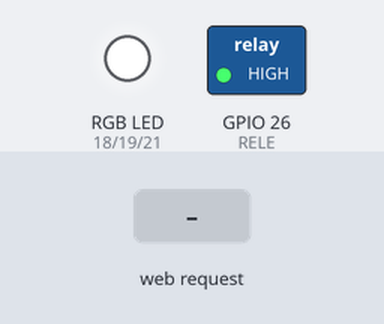
Recording of a program running on a simulated ESP32. On the bench: switched loads named in the program (green lamp = pin HIGH), an RGB LED mixed from three pins (HIGH = lit). The test bench sets the inputs (shaded band). Dim RGB values are drawn brighter than linear; WiFi joins after 1.5 s; servers stay silent unless stated; not simulated (calls return 0 or success): secrets.h; what the program prints to the serial monitor is not drawn.

Above: at 4.2 s.
4.3 s: HTTP request GET /cor?r=1&g=1&b=1 received
At 6.4 s:
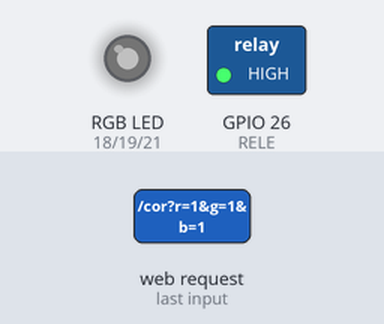
7.3 s: HTTP request GET /cor?r=120&g=120&b=120 received
At 9.9 s:
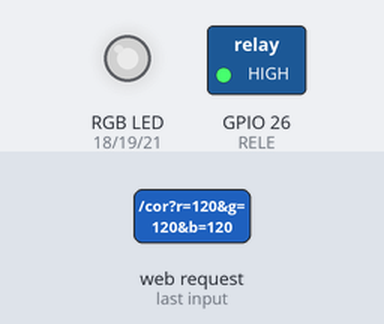
Timing chart, 0 to 11.4 s (numbered marks = the images above; inputs shaded):
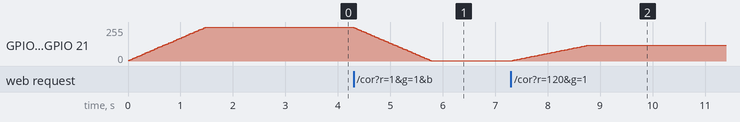

The program:

main.cpp
```cpp
#include <Arduino.h>
#include <WiFi.h>
#include <WebServer.h>
#include <DHTesp.h>
#include <secrets.h> // onde ficam ssid e senha da rede wifi

#define DHT 25
#define RELE 26
#define PRESENCA 27
#define PIN_R 18
#define PIN_G 19
#define PIN_B 21

const int canalR = 0;
const int canalG = 1;
const int canalB = 2;

int corR = 0;
int corG = 0;
int corB = 0;

DHTesp dhtSensor;

void fadeParaCor(int rAlvo, int gAlvo, int bAlvo, int duracao) {
    int passos = 50;  // quantidade de passos da transição
    int intervalo = duracao / passos;

    // lê os valores atuais
    int rAtual = ledcRead(canalR);
    int gAtual = ledcRead(canalG);
    int bAtual = ledcRead(canalB);

    for (int i = 1; i <= passos; i++) {
        int rPasso = rAtual + (rAlvo - rAtual) * i / passos;
        int gPasso = gAtual + (gAlvo - gAtual) * i / passos;
        int bPasso = bAtual + (bAlvo - bAtual) * i / passos;

        ledcWrite(canalR, rPasso);
        ledcWrite(canalG, gPasso);
        ledcWrite(canalB, bPasso);

        delay(intervalo);
    }
}

WebServer server(80);


void handleRoot() {
  server.send(200, "text/plain", "Opa, seja bem-vindo ao módulo de controle da SARA!");
}

void handleNotFound() {
  server.send(404, "text/plain", "Página não encontrada");
}

void handleLigarLuz() {
  digitalWrite(RELE, LOW);
  server.send(200, "text/plain", "Luz ligada");
}

void handleDesligarLuz() {
  digitalWrite(RELE, HIGH);
  server.send(200, "text/plain", "Luz desligada");
}

void handleStatus() {
  // Temperatura e umidade
  TempAndHumidity data = dhtSensor.getTempAndHumidity();
  // Presença
  bool presenca = digitalRead(PRESENCA) == HIGH;
  // Luz
  bool releStatus = digitalRead(RELE) == LOW; // LOW = ligado

  String json = "{";
  json += "\"temperatura\": " + String(data.temperature, 1) + ",";
  json += "\"umidade\": " + String(data.humidity, 1) + ",";
  json += "\"presenca\": " + String(presenca ? "true" : "false") + ",";
  json += "\"luz\": \"" + String(releStatus ? "ligada" : "desligada") + "\",";
  json += "\"corLEDs\": {\"red\": " + String(corR) + ", \"green\": " + String(corG) + ", \"blue\": " + String(corB) + "}";
  json += "}";

  server.send(200, "application/json", json);
}

void handleDefinirCor() {
  if (!server.hasArg("r") ||
        !server.hasArg("g") ||
        !server.hasArg("b")) {

        server.send(400, "text/plain", "Parâmetros r, g e b obrigatórios");
        return;
    }

    int r = constrain(server.arg("r").toInt(), 0, 255);
    int g = constrain(server.arg("g").toInt(), 0, 255);
    int b = constrain(server.arg("b").toInt(), 0, 255);

    Serial.printf("R=%d G=%d B=%d\n", r, g, b);

    corR = r;
    corG = g;
    corB = b;

    fadeParaCor(r, g, b, 1500);

    server.send(200, "text/plain", "Cor alterada com sucesso!");
}

void setup() {
  Serial.begin(115200);

  ledcSetup(canalR, 5000, 8); // canal, frequência, resolução
  ledcSetup(canalG, 5000, 8);
  ledcSetup(canalB, 5000, 8);

  ledcAttachPin(PIN_R, canalR);
  ledcAttachPin(PIN_G, canalG);
  ledcAttachPin(PIN_B, canalB);

  fadeParaCor(255, 255, 255, 1500);

  dhtSensor.setup(DHT, DHTesp::DHT22);

  pinMode(RELE, OUTPUT);
  digitalWrite(RELE, HIGH); // relé começa desligado

  pinMode(PRESENCA, INPUT);

  IPAddress ip(192, 168, 15, 100); // IP estático para o ESP32
  IPAddress gateway(192, 168, 15, 1); // IP do roteador
  IPAddress subnet(255, 255, 255, 0);

  WiFi.config(ip, gateway, subnet);
  WiFi.begin(WIFI_SSID, WIFI_PASSWORD);
  Serial.print("Conectando");

  while (WiFi.status() != WL_CONNECTED) {
    delay(500);
    Serial.print(".");
  }

  Serial.println("\nConectado!");
  Serial.print("IP: ");
  Serial.println(WiFi.localIP());

  server.on("/", handleRoot);
  server.on("/ligar_luz", handleLigarLuz);
  server.on("/desligar_luz", handleDesligarLuz);
  server.on("/status", handleStatus);
  server.on("/cor", handleDefinirCor);
  server.onNotFound(handleNotFound);

  server.begin();
  Serial.println("Servidor iniciado");
}

void loop() {
  server.handleClient();
}
```

Measured:
- after the input at 4.3 s, GPIO 18 (PIN_R), GPIO 19 (PIN_G), GPIO 21 (PIN_B): moves from 255/255 to 1/255 over 1.5 s, starting at once
- after the input at 7.3 s, GPIO 18 (PIN_R), GPIO 19 (PIN_G), GPIO 21 (PIN_B): moves from 1/255 to 120/255 over 1.5 s, starting at once
